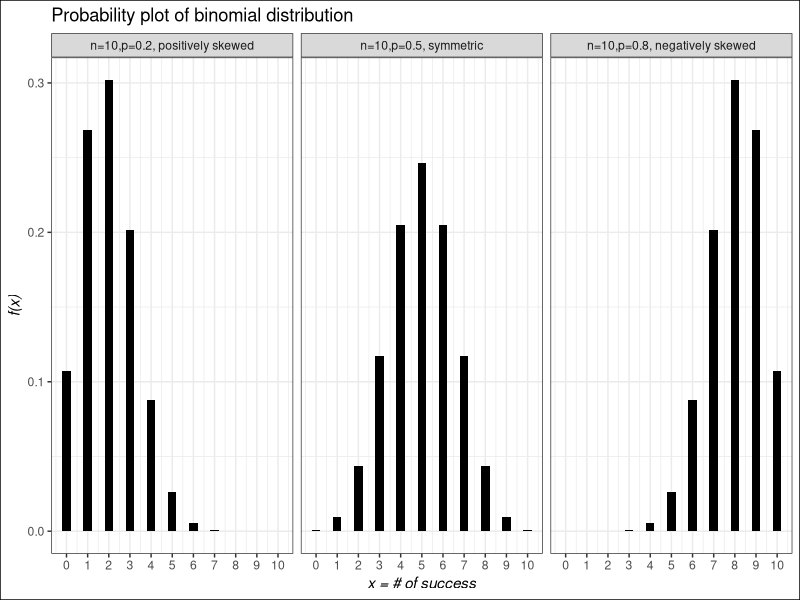
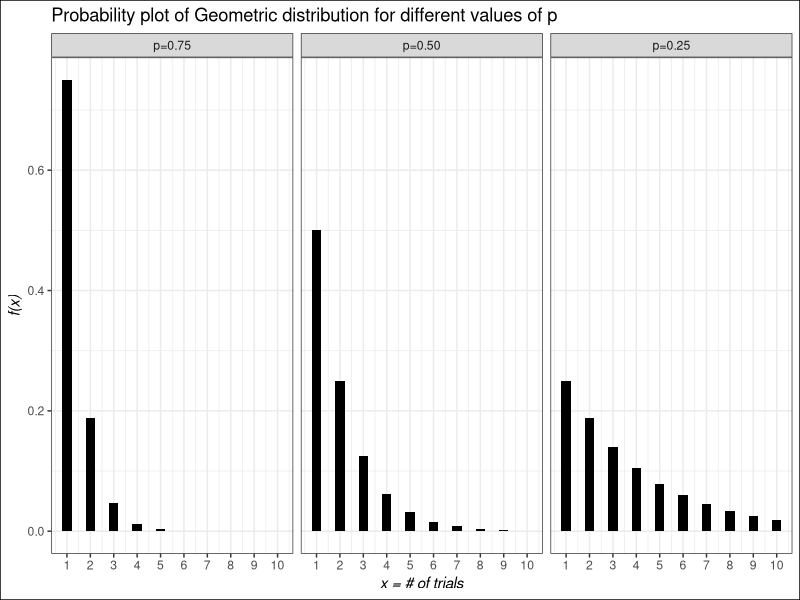
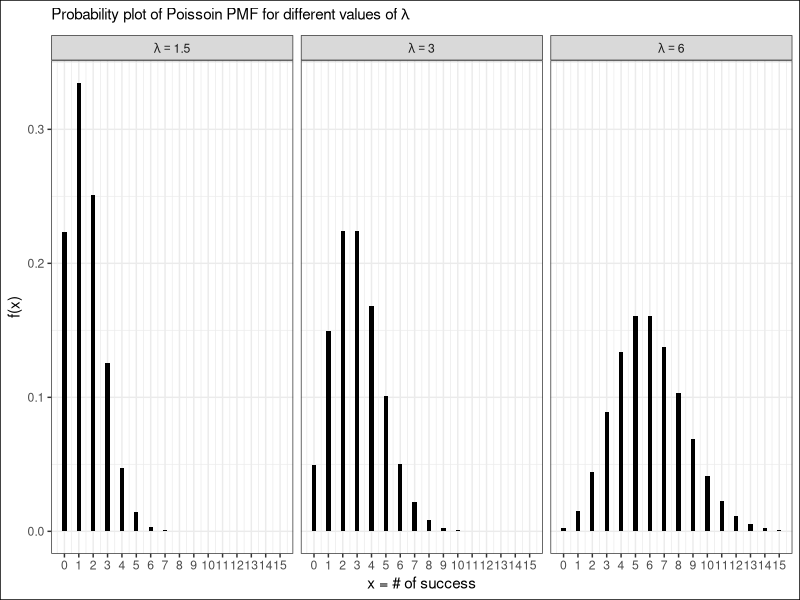

Source code (R) for these figures, in order:
## ---- chunk 1
library(tidyverse)
success <- 0:10
p1<-dbinom(success, size=10, prob=.2)
p2<-dbinom(success, size=10, prob=.5)
p3<-dbinom(success, size=10, prob=.8)

wide.df<-data.frame(success,p1,p2,p3)
#wide.df
wide.long<-wide.df%>%gather(key = "p",value = "prob",-success)
#head(wide.long)

wide.long<-wide.long%>%
        mutate(p=recode(p,
                        "p1"="n=10,p=0.2, positively skewed",
                        "p2"="n=10,p=0.5, symmetric",
                        "p3"="n=10,p=0.8, negatively skewed"))
wide.long%>%ggplot(aes(success,prob))+
        geom_col(width = 0.4,fill="black")+
        facet_wrap(~p)+
        scale_x_continuous(breaks =0:10)+
        labs(x="x = # of success",y="f(x)",
             title = "Probability plot of binomial distribution", 
             #subtitle =expression(n==10)
             )+
  theme_bw()+
  theme(axis.title = element_text(face = "italic"),
                         plot.background = element_rect(color = "black"))
## ---- chunk 2
#knitr::include_graphics("Binomial distribution_1st page.png")
## ---- chunk 3

p1=dbinom(3,15,0.25)
p2=pbinom(6,15,0.25)-pbinom(2,15,0.25)

## ---- chunk 4
##| label: fig-figgeom
##| fig-height: 3

#rm(list = ls())

library(tidyverse)
trials <- 1:10

fx=0
gx=function(x,p){
  for (i in x) {
  fx[i]=p*(1-p)^(x[i]-1)
  }
  fx
}


#gx(c(1,2,3),0.9)

#gx(trials,0.9)

g1<-gx(trials,0.75)
g2<-gx(trials,0.5)
g3<-gx(trials,0.25)


g_wide.df<-data.frame(trials,g1,g2,g3)
#wide.df
g_wide.long<-g_wide.df%>%gather(key = "p",value = "prob",-trials)
#head(wide.long)


#g_wide.long %>% str()

g_wide.long%>%ggplot(aes(trials,prob))+
        geom_col(width = 0.4,fill="black")+
        facet_wrap(~p,labeller = as_labeller(
          c("g1"="p=0.75","g2"="p=0.50","g3"="p=0.25")
        )
                   )+
        scale_x_continuous(breaks =1:10)+
        labs(x="x = # of trials",y="f(x)",
             title = "Probability plot of Geometric distribution for different values of p", 
             #subtitle =expression(n==10)
             )+
  theme_bw()+
  theme(axis.title = element_text(face = "italic"),
                         plot.background = element_rect(color = "black"))

## ---- chunk 5

success <- 0:15
ps1<-dpois(success,1.5 )
ps2<-dpois(success,3 )
ps3<-dpois(success, 6)

wide.ps<-data.frame(success,ps1,ps2,ps3)
#wide.ps

long.ps<-wide.ps%>%gather(key = "p",value = "prob",-success)
#head(long.ps)

long.ps$p<-factor(long.ps$p,labels = c("lambda=={1.5}","lambda=={3}","lambda=={6}"))
#head(long.ps)

long.ps%>%ggplot(aes(success,prob))+
   geom_col(width = .3,fill="black")+
   facet_wrap(~p,labeller = label_parsed)+
   scale_x_continuous(breaks = 0:15
                      )+
   labs(x="x = # of success",y="f(x)",
        subtitle =expression(paste("Probability plot of Poissoin PMF for different values of"," ",lambda )))+
  theme_bw()+
  theme(plot.background = element_rect(color = "black"))

## ---- chunk 6
#knitr::include_graphics("Poisson Table.png")
